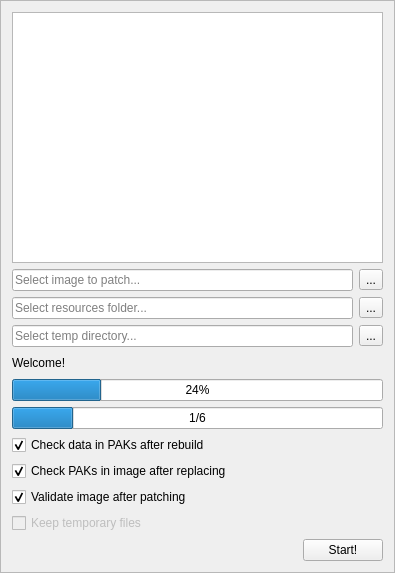
<?xml version="1.0" encoding="UTF-8"?>
<ui version="4.0">
 <class>MainFrame</class>
 <widget class="QFrame" name="MainFrame">
  <property name="geometry">
   <rect>
    <x>0</x>
    <y>0</y>
    <width>395</width>
    <height>573</height>
   </rect>
  </property>
  <property name="windowTitle">
   <string>Metroid Prime 3 Data Paster</string>
  </property>
  <property name="frameShape">
   <enum>QFrame::StyledPanel</enum>
  </property>
  <property name="frameShadow">
   <enum>QFrame::Raised</enum>
  </property>
  <layout class="QVBoxLayout" name="verticalLayout">
   <item>
    <widget class="QListWidget" name="pakList">
     <property name="toolTip">
      <string>PAKs to patch.</string>
     </property>
    </widget>
   </item>
   <item>
    <layout class="QHBoxLayout" name="horizontalLayout">
     <item>
      <widget class="QLineEdit" name="imagePath">
       <property name="toolTip">
        <string>Path to image file.</string>
       </property>
       <property name="placeholderText">
        <string>Select image to patch...</string>
       </property>
      </widget>
     </item>
     <item>
      <widget class="QToolButton" name="selectImageButton">
       <property name="text">
        <string>...</string>
       </property>
      </widget>
     </item>
    </layout>
   </item>
   <item>
    <layout class="QHBoxLayout" name="horizontalLayout_2">
     <item>
      <widget class="QLineEdit" name="dataPath">
       <property name="toolTip">
        <string>Path to resources folder.</string>
       </property>
       <property name="placeholderText">
        <string>Select resources folder...</string>
       </property>
      </widget>
     </item>
     <item>
      <widget class="QToolButton" name="selectDataPathButton">
       <property name="text">
        <string>...</string>
       </property>
      </widget>
     </item>
    </layout>
   </item>
   <item>
    <layout class="QHBoxLayout" name="horizontalLayout_4">
     <item>
      <widget class="QLineEdit" name="tempPath">
       <property name="placeholderText">
        <string>Select temp directory...</string>
       </property>
      </widget>
     </item>
     <item>
      <widget class="QToolButton" name="selectTempPathButton">
       <property name="text">
        <string>...</string>
       </property>
      </widget>
     </item>
    </layout>
   </item>
   <item>
    <layout class="QHBoxLayout" name="horizontalLayout_5">
     <item>
      <widget class="QLabel" name="statusLabel">
       <property name="text">
        <string>Welcome!</string>
       </property>
      </widget>
     </item>
     <item>
      <spacer name="horizontalSpacer_2">
       <property name="orientation">
        <enum>Qt::Horizontal</enum>
       </property>
       <property name="sizeHint" stdset="0">
        <size>
         <width>40</width>
         <height>20</height>
        </size>
       </property>
      </spacer>
     </item>
     <item>
      <widget class="QLabel" name="messageLabel">
       <property name="text">
        <string/>
       </property>
      </widget>
     </item>
    </layout>
   </item>
   <item>
    <widget class="QProgressBar" name="itemProgressBar">
     <property name="value">
      <number>24</number>
     </property>
    </widget>
   </item>
   <item>
    <widget class="QProgressBar" name="totalProgressBar">
     <property name="maximum">
      <number>6</number>
     </property>
     <property name="value">
      <number>1</number>
     </property>
     <property name="textVisible">
      <bool>true</bool>
     </property>
     <property name="format">
      <string>%v/6</string>
     </property>
    </widget>
   </item>
   <item>
    <widget class="QCheckBox" name="checkData">
     <property name="text">
      <string>Check data in PAKs after rebuild</string>
     </property>
     <property name="checked">
      <bool>true</bool>
     </property>
    </widget>
   </item>
   <item>
    <widget class="QCheckBox" name="checkPaks">
     <property name="text">
      <string>Check PAKs in image after replacing</string>
     </property>
     <property name="checked">
      <bool>true</bool>
     </property>
    </widget>
   </item>
   <item>
    <widget class="QCheckBox" name="checkImage">
     <property name="text">
      <string>Validate image after patching</string>
     </property>
     <property name="checked">
      <bool>true</bool>
     </property>
    </widget>
   </item>
   <item>
    <widget class="QCheckBox" name="keepTempFiles">
     <property name="enabled">
      <bool>false</bool>
     </property>
     <property name="text">
      <string>Keep temporary files</string>
     </property>
    </widget>
   </item>
   <item>
    <layout class="QHBoxLayout" name="horizontalLayout_3">
     <item>
      <spacer name="horizontalSpacer">
       <property name="orientation">
        <enum>Qt::Horizontal</enum>
       </property>
       <property name="sizeHint" stdset="0">
        <size>
         <width>40</width>
         <height>20</height>
        </size>
       </property>
      </spacer>
     </item>
     <item>
      <widget class="QPushButton" name="startButton">
       <property name="text">
        <string>Start!</string>
       </property>
      </widget>
     </item>
    </layout>
   </item>
  </layout>
 </widget>
 <resources/>
 <connections/>
</ui>
